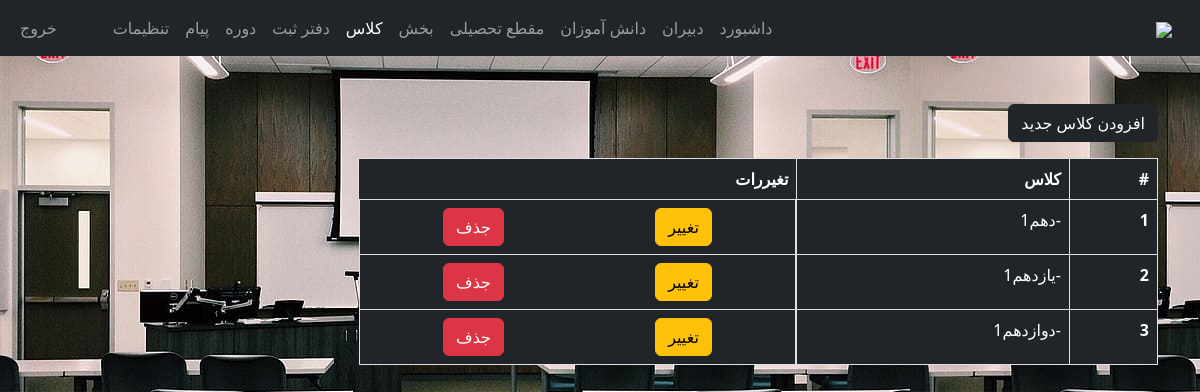
Screenshot of /admin/class.php (signed in) with the database file from the repository.
### tables this page shows
CREATE TABLE `class` (
  `class_id` int(11) NOT NULL,
  `grade` int(11) NOT NULL,
  `section` int(11) NOT NULL
);

CREATE TABLE `grades` (
  `grade_id` int(11) NOT NULL,
  `grade` varchar(31) NOT NULL,
  `grade_code` varchar(7) NOT NULL
);

CREATE TABLE `section` (
  `section_id` int(11) NOT NULL,
  `section` varchar(7) NOT NULL
);

### admin/data/class.php (called while the page is built, shortened)
<?php
function getAllClasses($conn){
   $sql = "SELECT * FROM class";
   $stmt = $conn->prepare($sql);
   $stmt->execute();
   if ($stmt->rowCount() >= 1) {
     $classes = $stmt->fetchAll();
     return $classes;
   }else {
    return 0;
   }
}

### admin/data/grade.php (called while the page is built, shortened)
<?php
function getGradeById($grade_id, $conn){
   $sql = "SELECT * FROM grades
           WHERE grade_id=?";
   $stmt = $conn->prepare($sql);
   $stmt->execute([$grade_id]);
   if ($stmt->rowCount() == 1) {
     $grade = $stmt->fetch();
     return $grade;
   }else {
    return 0;
   }
}

### admin/data/section.php (called while the page is built, shortened)
<?php
function getSectioById($section_id, $conn){
   $sql = "SELECT * FROM section
           WHERE section_id=?";
   $stmt = $conn->prepare($sql);
   $stmt->execute([$section_id]);
   if ($stmt->rowCount() == 1) {
     $section = $stmt->fetch();
     return $section;
   }else {
    return 0;
   }
}

### admin/class.php (the view, shortened to what this page needs)
<?php
if (
  isset($_SESSION['admin_id']) &&
  isset($_SESSION['role'])
) {
  if ($_SESSION['role'] == 'Admin') {
    include "../DB_connection.php";
    include "data/class.php";
    include "data/grade.php";
    include "data/section.php";
    $classes = getAllClasses($conn);
?>
    <!DOCTYPE html>
    <html lang="fa" dir="rtl">
    <head>
      <link rel="stylesheet" href="https://cdn.jsdelivr.net/npm/bootstrap@5.2.0/dist/css/bootstrap.min.css">
      <link rel="stylesheet" href="../css/style.css">
      <link rel="stylesheet" href="https://cdnjs.cloudflare.com/ajax/libs/font-awesome/4.7.0/css/font-awesome.min.css">
      <link rel="stylesheet" href="../css/class.css">
    </head>
    <body id="classes">
      <?php
      include "inc/navbar.php";
      if ($classes != 0) {
      ?>
        <div class="container mt-5">
          <a href="class-add.php" class="btn btn-dark">افزودن کلاس جدید </a>
          <div class="table-responsive">
            <table class="table table-bordered mt-3 n-table">
              <thead class="bg-dark ">
                <tr class="bg-dark text-white">
                  <th class="bg-dark text-white" scope="col">#</th>
                  <th class="bg-dark text-white" scope="col">کلاس</th>
                  <th class="bg-dark text-white" scope="col">تغیررات</th>
                </tr>
              </thead>
              <tbody>
                <?php $i = 0;
                foreach ($classes as $class) {
                  $i++;  ?>
                  <tr class="bg-dark text-white">
                    <th class="bg-dark text-white" scope=" row"><?= $i ?></th>
                    <td class="bg-dark text-white">
                      <?php
                      $grade  = getGradeById($class['grade'], $conn);
                      $section = getSectioById($class['section'], $conn);
                      echo $grade['grade_code'] . '-' . $grade['grade'] . $section['section'];
                      ?>
                    </td>
                    <td class="bg-dark text-white d-flex justify-content-around ">
                      <a href=" class-edit.php?class_id=<?= $class['class_id'] ?>" class="btn btn-warning">تغییر </a>
                      <a href="class-delete.php?class_id=<?= $class['class_id'] ?>" class="btn btn-danger">جذف </a>
                    </td>
                  </tr>
                <?php } ?>
              </tbody>
            </table>
          </div>
        <?php } else { ?>
          <div class="alert alert-info .w-450 m-5" role="alert">
            خالی !
          </div>
        <?php } ?>
        </div>
    </body>
    </html>
<?php
  } else {
    header("Location: ../login.php");
    exit;
  }
} else {
  header("Location: ../login.php");
  exit;
}
?>

### css/style.css (style rules this page uses)
.n-table { max-width: 800px; }

### css/class.css (style rules this page uses)
#classes { background: url("../img/my/various-education-school-study.jpg"); }

### rows the page displays
class: grades.grade "دهم", section.section "1"
class: grades.grade "یازدهم", section.section "1"
class: grades.grade "دوازدهم", section.section "1"
